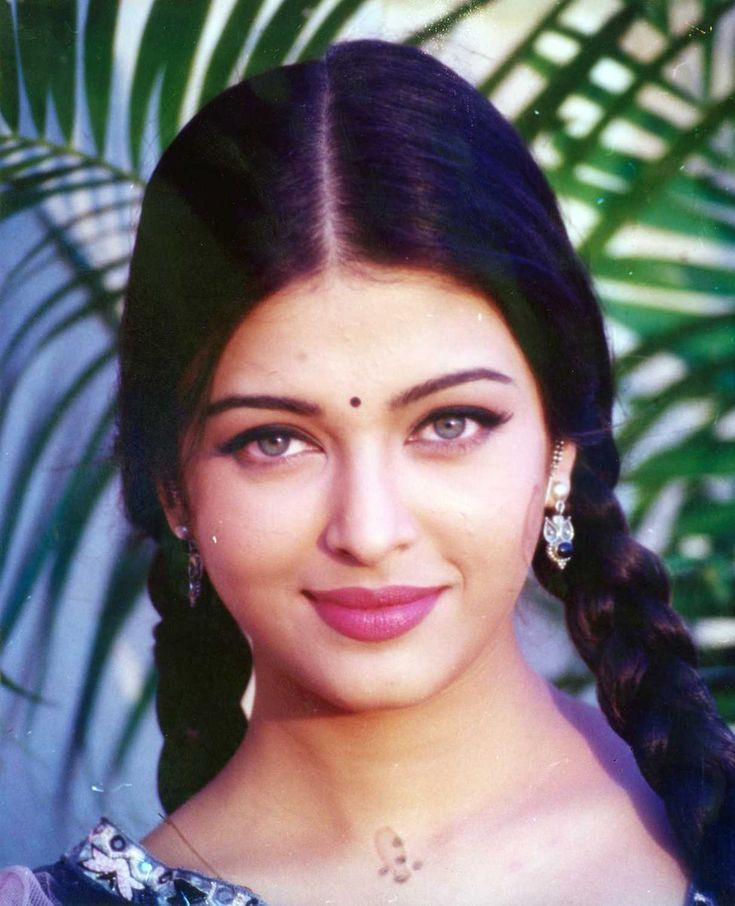
#> input picture AI_And_ML_Model/data/raw/Aishwarya_Rai/000021.jpg, 735 x 906 px; its folder holds only this picture in this run
$ jupyter execute agument_images.ipynb
#> lines starting #> are read from the running program, lines starting #| are printed output that depends on the picture; after the words box and inside, x2 and y2 are one past the last pixel; in counts of white or black regions, pixels touching at a corner belong together
[cell 1]
import cv2
import numpy as np
import shutil
import random
from pathlib import Path
from tqdm import tqdm

[cell 2]
# ===============================
# CONFIGURATION
# ===============================
SOURCE_DIR = "/home/sandeshprasai/Final_Semester_Project/AI_Attendance_System/ai-ml-model/DataSets/raw"
TARGET_DIR = "/home/sandeshprasai/Final_Semester_Project/AI_Attendance_System/ai-ml-model/DataSets/processed/ThirdLab"

IMAGE_EXTENSIONS = {'.jpg', '.jpeg', '.png', '.bmp'}
TARGET_COUNT = 300

[cell 3]
def random_flip(img):
    return cv2.flip(img, 1)

def random_rotate(img):
    angle = random.uniform(-15, 15)
    h, w = img.shape[:2]
    M = cv2.getRotationMatrix2D((w // 2, h // 2), angle, 1.0)
    return cv2.warpAffine(img, M, (w, h), borderMode=cv2.BORDER_REFLECT)

def random_noise(img):
    noise = np.random.normal(0, 10, img.shape).astype(np.int16)
    noisy = np.clip(img.astype(np.int16) + noise, 0, 255)
    return noisy.astype(np.uint8)

def random_erasing(img):
    h, w = img.shape[:2]
    erase_w = random.randint(w // 10, w // 4)
    erase_h = random.randint(h // 10, h // 4)
    x = random.randint(0, w - erase_w)
    y = random.randint(0, h - erase_h)
    img_copy = img.copy()
    img_copy[y:y + erase_h, x:x + erase_w] = random.randint(0, 255)
    return img_copy

[cell 4]
# ===============================
# AUGMENTATION TIERS
# ===============================
LIGHT_AUG = [
    random_flip,
    random_rotate
]

MODERATE_AUG = [
    random_flip,
    random_rotate,
    random_noise
]

EXTENSIVE_AUG = [
    random_flip,
    random_rotate,
    random_noise,
    random_erasing
]

[cell 5]
def augment_classes_to_300():
    src = Path(SOURCE_DIR)
    dst = Path(TARGET_DIR)
    dst.mkdir(parents=True, exist_ok=True)

    class_dirs = [d for d in src.iterdir() if d.is_dir()]

    total_ops = 0
    class_map = {}

    # Pre-calculate total operations
    for class_dir in class_dirs:
        images = [
            f for f in class_dir.iterdir()
            if f.is_file() and f.suffix.lower() in IMAGE_EXTENSIONS
        ]

        if len(images) < TARGET_COUNT:
            class_map[class_dir] = images
            total_ops += TARGET_COUNT
#> pass 2 of the loop in augment_classes_to_300, `for class_dir in class_dirs:`:

    # Process with progress bar
    with tqdm(total=total_ops, desc="Processing images") as pbar:
        for class_dir, images in class_map.items():

            num_images = len(images)

            # Select augmentation tier
            if num_images >= 200:
                AUGMENTATIONS = LIGHT_AUG
                tier = "LIGHT"
            elif num_images >= 100:
                AUGMENTATIONS = MODERATE_AUG
                tier = "MODERATE"
            else:
                AUGMENTATIONS = EXTENSIVE_AUG
                tier = "EXTENSIVE"

            print(f"\nClass: {class_dir.name} | Images: {num_images} | Augmentation: {tier}")

            target_class_dir = dst / class_dir.name
            target_class_dir.mkdir(exist_ok=True)

            # Copy original images
            for img_path in images:
                shutil.copy2(img_path, target_class_dir / img_path.name)
                pbar.update(1)

            current_count = num_images
            aug_index = 1

            # Generate augmented images
            while current_count < TARGET_COUNT:
                src_img_path = random.choice(images)
                img = cv2.imread(str(src_img_path))
#> img is the input picture: shape (906, 735, 3); mean B, G, R 115.5, 111.7, 117.9
                if img is None:
                    continue

                aug_func = random.choice(AUGMENTATIONS)
                aug_img = aug_func(img)
#> in random_erasing, `img_copy[y:y + erase_h, x:x + erase_w] = random.randint(0, 255)`:
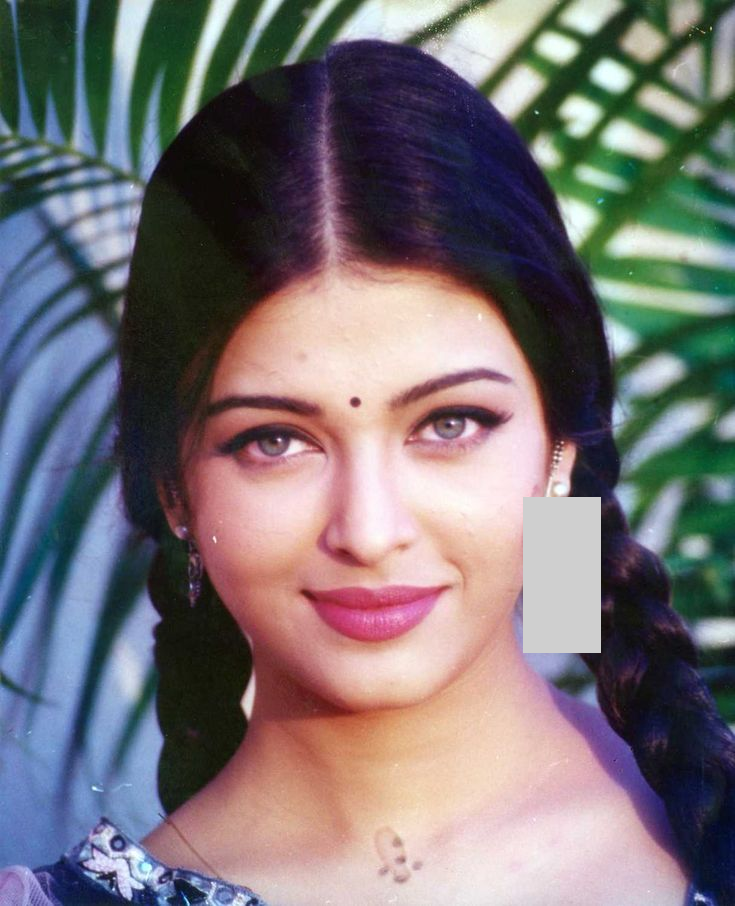
#> img_copy: shape (906, 735, 3); 1.83% of pixels changed, all inside (x1, y1, x2, y2) = (523, 497, 601, 653)

                out_name = f"{class_dir.name}_aug_{aug_index:04d}.jpg"
                cv2.imwrite(str(target_class_dir / out_name), aug_img)

                current_count += 1
                aug_index += 1
                pbar.update(1)
#> pass 2 of the loop in augment_classes_to_300, `for class_dir, images in class_map.items():`:
#> num_images = 1
#| Class: Akshay_Kumar | Images: 1 | Augmentation: EXTENSIVE
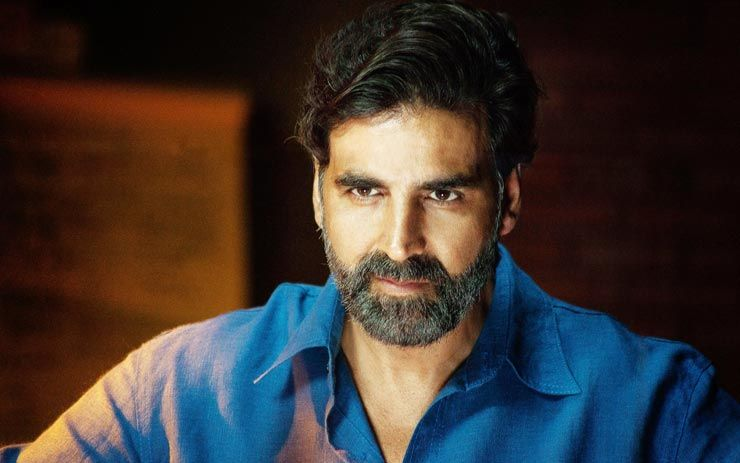
#> input picture AI_And_ML_Model/data/raw/Akshay_Kumar/000087.jpg, 740 x 463 px
#> in augment_classes_to_300, img is the input picture: shape (463, 740, 3); mean B, G, R 48.9, 51.4, 59.1
#> in augment_classes_to_300, `aug_img = aug_func(img)`:
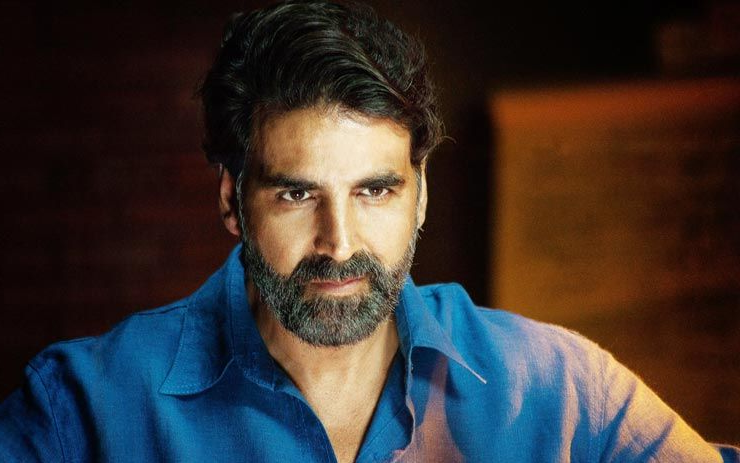
#> aug_img: shape (463, 740, 3); mean B, G, R 48.9, 51.4, 59.1
#> in augment_classes_to_300, `current_count += 1`: current_count = 2

    print("\n✅ Augmentation completed successfully!")
